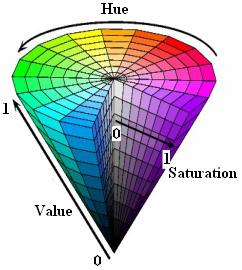
//> input picture len.jpg, 242 x 270 px
$ ./week8_Hough   (built with g++ and OpenCV 4)
//> lines starting //> are read from the running program, lines starting //| are printed output that depends on the picture; after the words box and inside, x2 and y2 are one past the last pixel; in counts of white or black regions, pixels touching at a corner belong together
#include<iostream>
#include<opencv2/opencv.hpp>
#include<opencv2/imgproc/imgproc.hpp>
using namespace cv;
using namespace std;


int main() {
	//------------------------练习1：旋转-----------------------------
	Mat len;
	Mat len_trans;
	len = imread("len.jpg");
//> len is the input picture: 270 rows x 242 cols, CV_8UC3; mean B, G, R 195.3, 191.4, 189.6
	imshow("",len);
	Point2f center(len.cols/2.0,len.rows/2.0);
//> center = Point(121, 135)
	double scale = 1;
	double angle = -10;
	Mat rot = cv::getRotationMatrix2D(center, angle, scale);
	Rect bbox = RotatedRect(center,len.size(),angle).boundingRect();
//> bbox = Rect(-22, -19, 287, 309)
	rot.at<double>(0, 2) += bbox.width / 2.0 - center.x;
	rot.at<double>(1, 2) += bbox.height/ 2.0 - center.y;
	warpAffine(len,len_trans,rot,bbox.size());
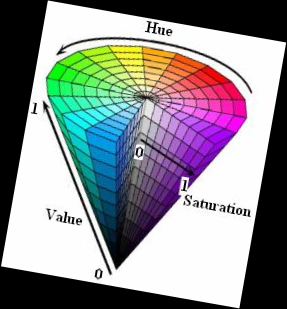
//> len_trans: 309 rows x 287 cols, CV_8UC3; mean B, G, R 143.9, 141, 139.7
	imshow("trans",len_trans);


	//-----------------------练习2Hou-------------------------------------------
	Mat part;
	Mat canny;

	part = imread("18.jpg", 1);
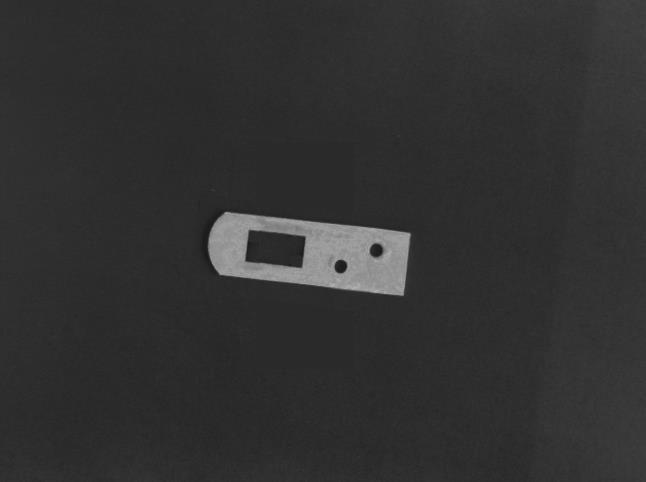
//> input picture 18.jpg, 646 x 482 px
//> part is the input picture: 482 rows x 646 cols, CV_8UC3; min 19, max 183, mean 49.5
	Canny(part, canny, 20, 120, 3, false);
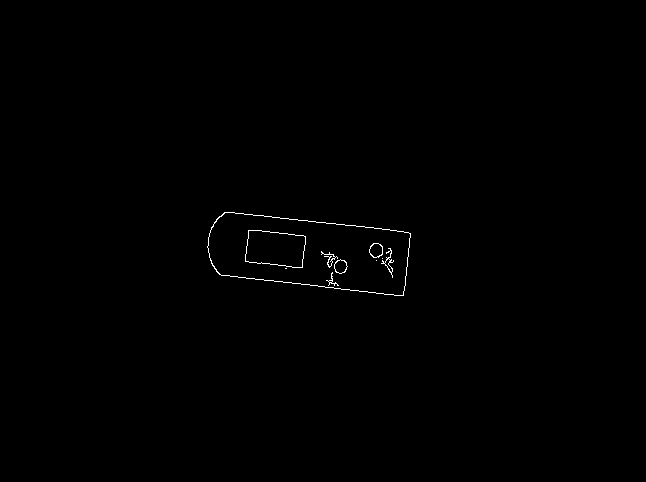
//> canny: 482 rows x 646 cols, CV_8UC1; 0.31% white in thin lines or dots, all inside (x1, y1, x2, y2) = (207, 212, 411, 296)
	imshow("",canny);
	std::vector<cv::Vec2f> lines;
	HoughLines(canny,lines,1,CV_PI/180,100);
//> lines = 2 lines (rho, theta): [187, 1.68], [245, 1.69]
	std::vector<cv::Vec2f>::iterator it = lines.begin();

	for (;it!=lines.end(); ++it)
	{
		Point pt1;
		Point pt2;
		float rho = (*it)[0], theat = (*it)[1];
		double a = cos(theat);
		double b = sin(theat);
		double x0 = a*rho;
		double y0 = b * rho;
		pt1.x = cv::saturate_cast<int>(x0 + 1000 * (-b));
		pt1.y = cv::saturate_cast<int>(y0 + 1000 * (a));
		pt2.x = cv::saturate_cast<int>(x0 - 1000 * (-b));
		pt2.y = cv::saturate_cast<int>(y0 - 1000 * (a));
		cv:: line(part, pt1, pt2, Scalar(0, 0, 255), 1, CV_AA);

	}
//> this loop made 2 passes
//> (rho, theat, a, b, x0, y0) on passes 1 to 2: (187, 1.68, -0.105, 0.995, -19.55, 186), (245, 1.69, -0.122, 0.993, -29.86, 243.2)
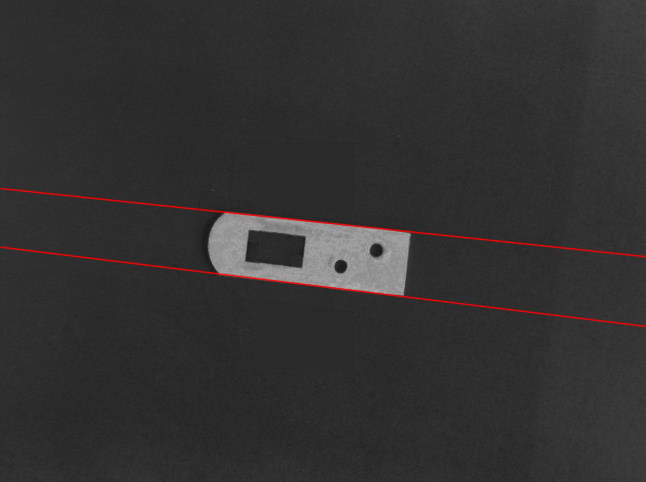
//> part: 482 rows x 646 cols, CV_8UC3; 1.24% of pixels changed, all inside (x1, y1, x2, y2) = (0, 187, 646, 328)
	imshow("Hou", part);

	//---------------------练习3HouP----------------------------------------------

	std::vector<cv::Vec4i> liness;
	Mat part2;

	part2 = imread("18.jpg", 1);


	HoughLinesP(canny,liness,1,CV_PI/180,30,50,10);
//> liness = 7 lines (x1, y1, x2, y2): [219, 274, 396, 295], [224, 212, 396, 230], [291, 282, 400, 295], [245, 261, 302, 267], [404, 290, 410, 233], [280, 218, 408, 232], [250, 230, 304, 236]
	std::vector<cv::Vec4i>::iterator its = liness.begin();

	for (; its != liness.end(); ++its)
	{
		Point pt1;
		Point pt2;

		pt1.x = (*its)[0];
		pt1.y = (*its)[1];
		pt2.x = (*its)[2];
		pt2.y = (*its)[3];
		cv::line(part2, pt1, pt2, Scalar(0, 0, 255), 2, CV_AA);

	}
//> this loop made 7 passes
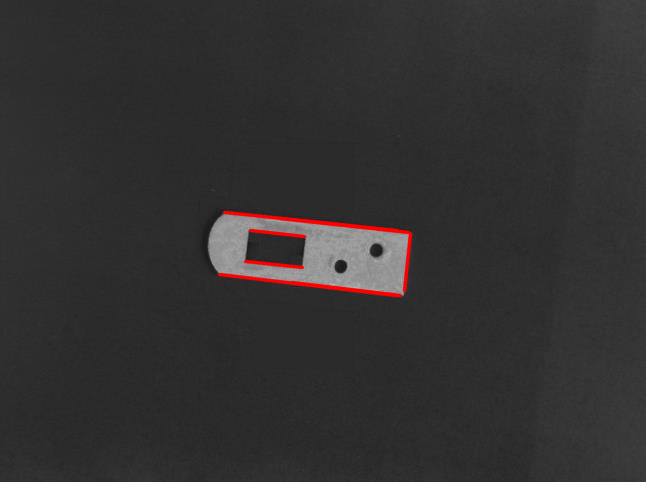
//> part2: 482 rows x 646 cols, CV_8UC3; 0.91% of pixels changed, all inside (x1, y1, x2, y2) = (217, 210, 413, 298)
	imshow("HouP", part2);

	waitKey(0);
}
